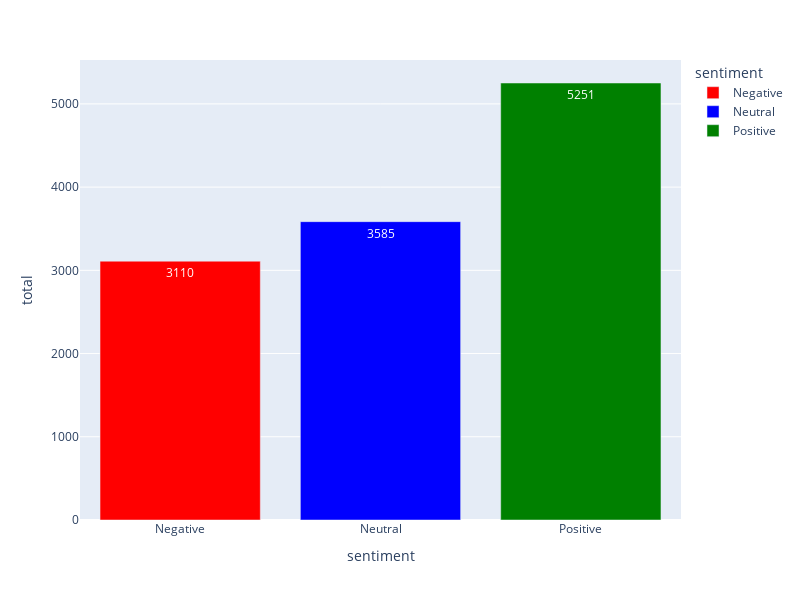

This figure's notebook cell:
### Code cell
color_map = {
    "Positive": "green",
    "Negative": "red",
    "Neutral": "blue"
}

fig=px.bar(sentiment_counts,x="sentiment",y="total",color="sentiment",text="total",color_discrete_map=color_map)
fig.update_layout(width=800, height=600)
fig.show()

### Figure 1 — Plotly figure (JSON) as saved in the notebook; plotly's stock layout.template omitted (floating-point values rounded to 4 significant figures)
{"data": [{"alignmentgroup": "True", "hovertemplate": "sentiment=%{x}<br>total=%{text}<extra></extra>", "legendgroup": "Negative", "marker": {"color": "red", "pattern": {"shape": ""}}, "name": "Negative", "offsetgroup": "Negative", "orientation": "v", "showlegend": true, "text": [3110], "textposition": "auto", "type": "bar", "x": ["Negative"], "xaxis": "x", "y": [3110], "yaxis": "y"}, {"alignmentgroup": "True", "hovertemplate": "sentiment=%{x}<br>total=%{text}<extra></extra>", "legendgroup": "Neutral", "marker": {"color": "blue", "pattern": {"shape": ""}}, "name": "Neutral", "offsetgroup": "Neutral", "orientation": "v", "showlegend": true, "text": [3585], "textposition": "auto", "type": "bar", "x": ["Neutral"], "xaxis": "x", "y": [3585], "yaxis": "y"}, {"alignmentgroup": "True", "hovertemplate": "sentiment=%{x}<br>total=%{text}<extra></extra>", "legendgroup": "Positive", "marker": {"color": "green", "pattern": {"shape": ""}}, "name": "Positive", "offsetgroup": "Positive", "orientation": "v", "showlegend": true, "text": [5251], "textposition": "auto", "type": "bar", "x": ["Positive"], "xaxis": "x", "y": [5251], "yaxis": "y"}], "layout": {"barmode": "relative", "height": 600, "legend": {"title": {"text": "sentiment"}, "tracegroupgap": 0}, "margin": {"t": 60}, "width": 800, "xaxis": {"anchor": "y", "categoryarray": ["Negative", "Neutral", "Positive"], "categoryorder": "array", "domain": [0, 1], "title": {"text": "sentiment"}}, "yaxis": {"anchor": "x", "domain": [0, 1], "title": {"text": "total"}}}}
